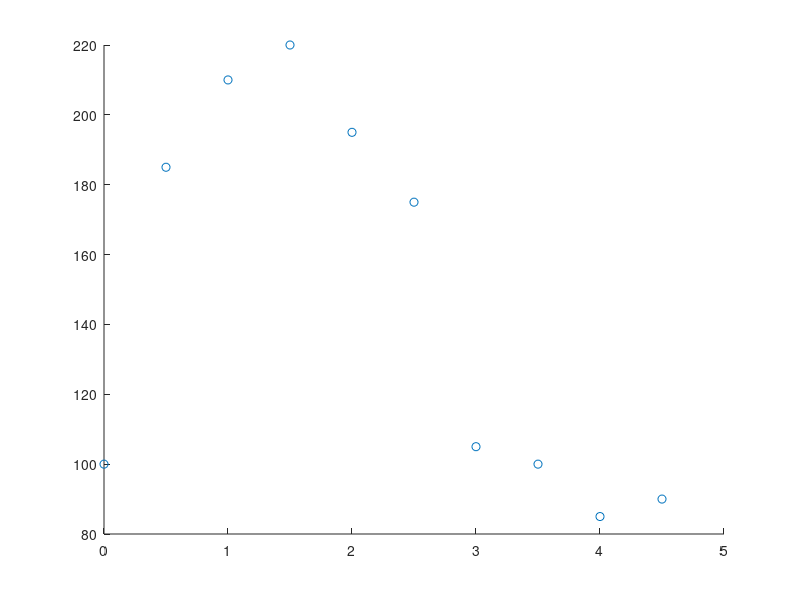

Recreate this plot in MATLAB. (Note: this script raises an error after producing the figure.)
%% Generalised Smooth of Insulin data
clear;
clc;

%% Load the Data
x = (0:.5:4.5)';
%normal
%y  = [70,150,165,145,90,75,65,75,80,75]';
%diabetic
y  = [100,185,210,220,195,175,105,100,85,90]';

n=length(y);

scatter(x,y)

%% Set up the basis with a knot at every point

knots    = x;
norder   = 4;
nbasis   = n + (norder - 2);

rng      = [x(1),x(end)];
basisobj = create_bspline_basis(rng, nbasis, norder, knots);
B        = eval_basis(x, basisobj);

%% Indicate the derivatives to be estimated
% [D0,D1]
Lcoef        = [1,1]';

%% Generalised Smoothoing
argvals=x;  Term=Lcoef;
tic;
[ beta_opt, C_opt, y_hat, var_beta, pars] = Gen_Pen_Non(argvals, y, basisobj, Term);
toc

%Optimal beta
display('Estimated Parameters of the ODE:');
display(beta_opt);

%Variance of beta
display('Estimated Variance of the Parameters of the ODE:');
display((var_beta));

display('Estimated Standard Deviation of the Parameters of the ODE:');
display(sqrt(var_beta));

%Optimal lambda
display('Estimated complexity Parameter, Sum of Squared Errors and Degrees of Freedom');
display(pars);

%Plot
figure();
plot(x,y,'*k')
hold on;
plot(x,y_hat,'-k')